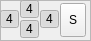
  <widget class="QFrame" name="frame_2">
   <property name="geometry">
    <rect>
     <x>310</x>
     <y>0</y>
     <width>91</width>
     <height>41</height>
    </rect>
   </property>
   <property name="frameShape">
    <enum>QFrame::StyledPanel</enum>
   </property>
   <property name="frameShadow">
    <enum>QFrame::Raised</enum>
   </property>
   <widget class="QToolButton" name="toolButtonDirBottom">
    <property name="geometry">
     <rect>
      <x>20</x>
      <y>20</y>
      <width>19</width>
      <height>18</height>
     </rect>
    </property>
    <property name="text">
     <string>4</string>
    </property>
    <property name="checkable">
     <bool>true</bool>
    </property>
    <property name="checked">
     <bool>true</bool>
    </property>
    <property name="autoExclusive">
     <bool>true</bool>
    </property>
   </widget>
   <widget class="QToolButton" name="toolButtonDirRight">
    <property name="geometry">
     <rect>
      <x>40</x>
      <y>10</y>
      <width>19</width>
      <height>18</height>
     </rect>
    </property>
    <property name="text">
     <string>4</string>
    </property>
    <property name="checkable">
     <bool>true</bool>
    </property>
    <property name="checked">
     <bool>true</bool>
    </property>
    <property name="autoExclusive">
     <bool>true</bool>
    </property>
   </widget>
   <widget class="QToolButton" name="toolButtonDirLeft">
    <property name="geometry">
     <rect>
      <x>0</x>
      <y>10</y>
      <width>19</width>
      <height>18</height>
     </rect>
    </property>
    <property name="text">
     <string>4</string>
    </property>
    <property name="checkable">
     <bool>true</bool>
    </property>
    <property name="checked">
     <bool>true</bool>
    </property>
    <property name="autoExclusive">
     <bool>true</bool>
    </property>
   </widget>
   <widget class="QToolButton" name="toolButtonDirUp">
    <property name="geometry">
     <rect>
      <x>20</x>
      <y>0</y>
      <width>19</width>
      <height>18</height>
     </rect>
    </property>
    <property name="text">
     <string>4</string>
    </property>
    <property name="checkable">
     <bool>true</bool>
    </property>
    <property name="checked">
     <bool>true</bool>
    </property>
    <property name="autoExclusive">
     <bool>true</bool>
    </property>
   </widget>
   <widget class="QToolButton" name="toolButtonSkipSearch">
    <property name="geometry">
     <rect>
      <x>60</x>
      <y>3</y>
      <width>26</width>
      <height>34</height>
     </rect>
    </property>
    <property name="text">
     <string>S</string>
    </property>
    <property name="checkable">
     <bool>true</bool>
    </property>
   </widget>
  </widget>
